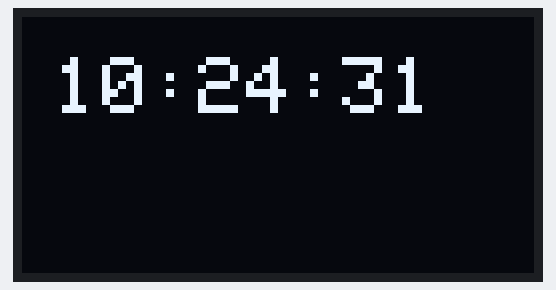
Bench run of a program on a simulated ESP32. Shown: 128×64 one-colour display. WiFi joins after 1.5 s; servers stay silent unless stated; the local clock reads 2024-03-15 10:24:30 at power-on unless the program sets it.

Above: at 1.6 s.
At 5.7 s:
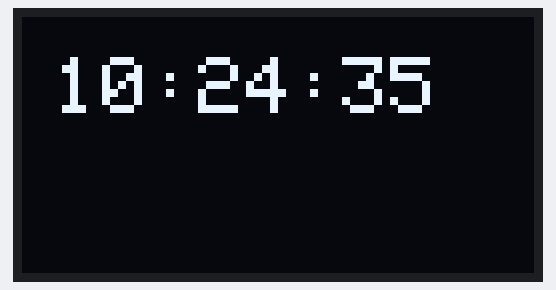
At 10.8 s:
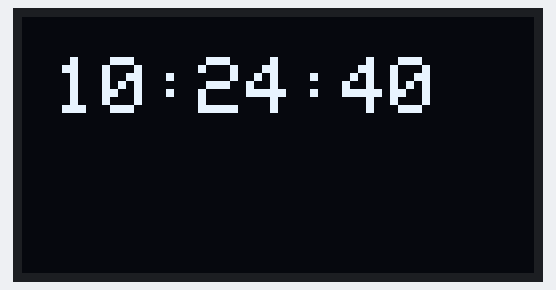
At 20.1 s:
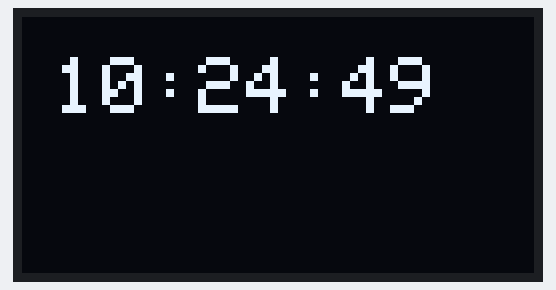
At 29.3 s:
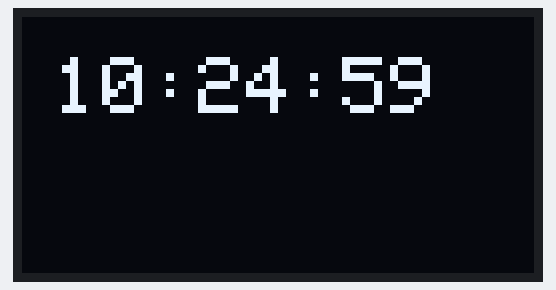
At 38.5 s:
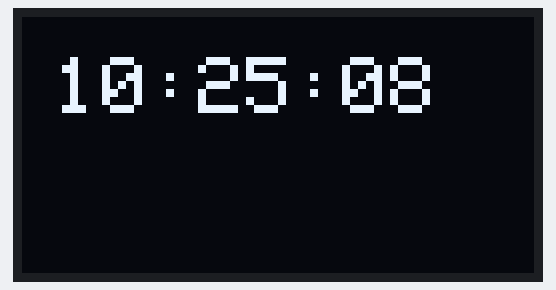

Measured:
- what the display in image 0 shows lasts 1.0 s, from 1.6 s to 2.6 s

The program:

main.cpp
```cpp
#include <WiFi.h>
#include "time.h"
#include <Adafruit_GFX.h>
#include <Adafruit_SSD1306.h>

const char* ssid       = "Nikhil.BG.";
const char* password   = "Nikhilbg";

const char* ntpServer = "pool.ntp.org";
const long  gmtOffset_sec = 19800;
const int   daylightOffset_sec = 19800;

Adafruit_SSD1306 display(-1);

void printLocalTime()
{
  struct tm timeinfo;
  if(!getLocalTime(&timeinfo)){
    display.println("Failed to obtain time");
    return;
  }
  display.clearDisplay();

	display.setTextSize(2);
	display.setTextColor(WHITE);
	display.setCursor(8,10);
	display.println(&timeinfo, "%I:%M:%S");
	display.display();
	display.clearDisplay();

}

void setup()
{

  display.begin(SSD1306_SWITCHCAPVCC, 0x3C);
display.clearDisplay();

  //connect to WiFi
  display.printf("Connecting to %s ", ssid);
  WiFi.begin(ssid, password);
  while (WiFi.status() != WL_CONNECTED) {
      delay(500);
      display.print(".");
  }
  display.println(" CONNECTED");

  //init and get the time
  configTime(gmtOffset_sec, daylightOffset_sec, ntpServer);
  printLocalTime();

  //disconnect WiFi as it's no longer needed
  WiFi.disconnect(true);
  WiFi.mode(WIFI_OFF);
}

void loop()
{
  delay(1000);
  printLocalTime();
}
```
